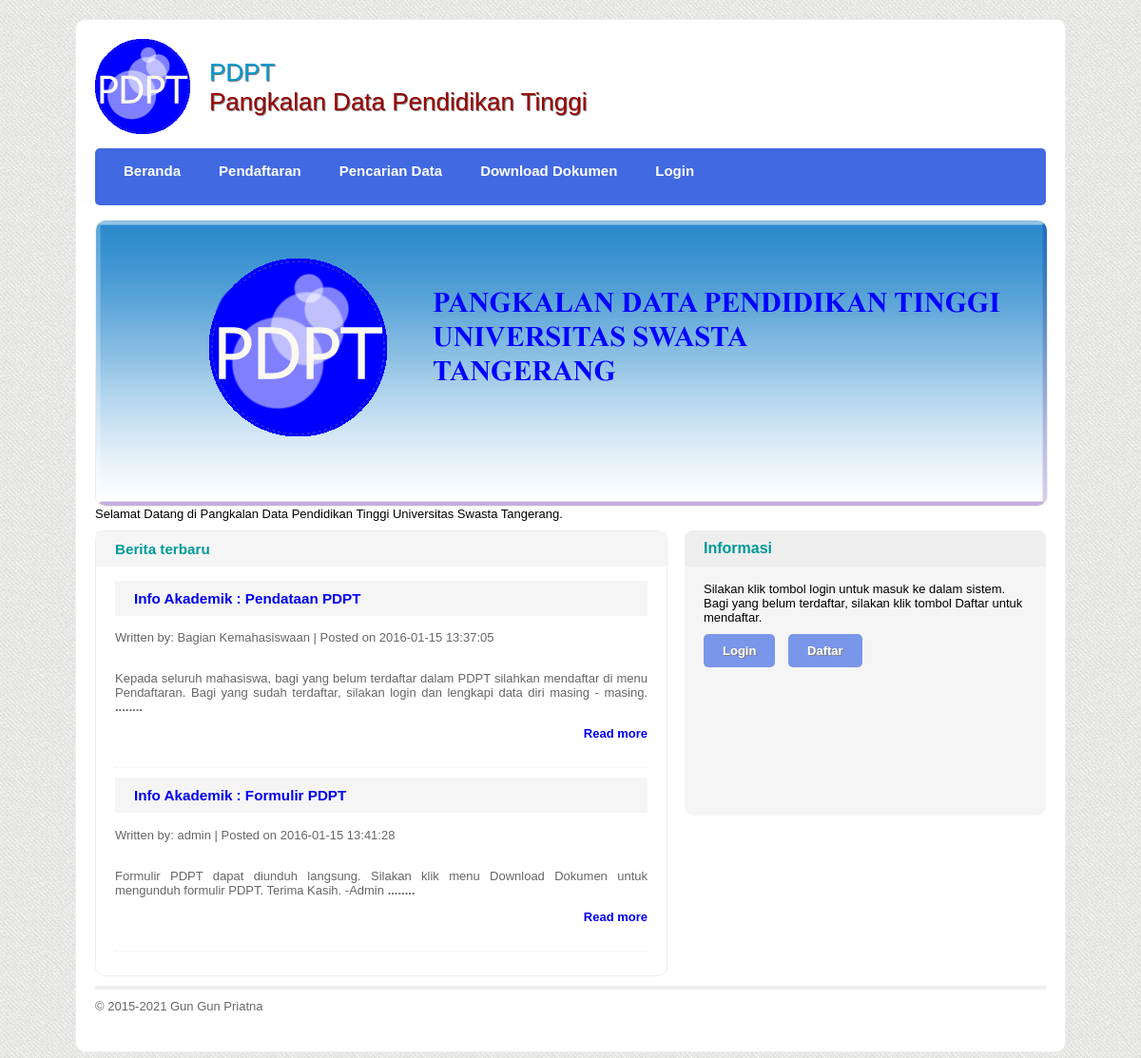
The page / on the database its author committed.
### tables this page shows
CREATE TABLE `berita` (
  `id_berita` int(11) NOT NULL,
  `judul` varchar(500) NOT NULL,
  `slug` varchar(128) NOT NULL,
  `isi` text NOT NULL,
  `status_berita` varchar(20) NOT NULL,
  `id_user` int(11) NOT NULL,
  `tanggal` timestamp NOT NULL DEFAULT CURRENT_TIMESTAMP ON UPDATE CURRENT_TIMESTAMP,
  `nama` varchar(30) NOT NULL
);

### application/views/layout/wrapper.php (called while the page is built)
<?php
require_once('header.php');
require_once('konten.php');
require_once('footer.php');

### application/controllers/Home.php (called while the page is built, shortened)
<?php if ( ! defined('BASEPATH')) exit('No direct script access allowed');
class Home extends CI_Controller {
	public function __construct()
	{
		$this->load->model('pdpt_model');
		$this->load->library('pagination');
		$this->load->helper('download');
	}
	public function index()
	{
		$jumlah= $this->pdpt_model->jumlah_berita();
		$config['base_url'] = base_url().'index.php/home/index/';
		$config['total_rows'] = $jumlah;
		$config['per_page'] = 5;
		$dari = $this->uri->segment('3');
		$data=array('title'		=>'PDPT - Pangkalan Data Pendidikan Tinggi',
					'berita'	=> $this->pdpt_model->berita_home($config['per_page'],$dari),
					'isi'  		=>'home/index_home'
						);
		$this->load->view('layout/wrapper',$data);
	}
}

### index.php (called while the page is built, shortened)
<?php
require_once BASEPATH.'core/CodeIgniter.php';

### application/views/layout/konten.php (called while the page is built, shortened)
<?php
if($isi){
	$this->load->view($isi);
}

### application/config/config.php (called while the page is built, shortened)
<?php
$config['base_url'] = 'http://localhost/dikti/';
$config['index_page'] = 'index.php';
$config['uri_protocol']	= 'REQUEST_URI';
$config['url_suffix'] = '';
$config['language']	= 'english';
$config['charset'] = 'UTF-8';
$config['enable_hooks'] = FALSE;
$config['subclass_prefix'] = 'MY_';
$config['composer_autoload'] = FALSE;
$config['permitted_uri_chars'] = 'a-z 0-9~%.:_\-';
$config['allow_get_array'] = TRUE;
$config['enable_query_strings'] = FALSE;
$config['controller_trigger'] = 'c';
$config['function_trigger'] = 'm';
$config['directory_trigger'] = 'd';
$config['log_threshold'] = 0;
$config['log_path'] = '';
$config['log_file_extension'] = '';
$config['log_file_permissions'] = 0644;
$config['log_date_format'] = 'Y-m-d H:i:s';
$config['error_views_path'] = '';
$config['cache_path'] = '';
$config['cache_query_string'] = FALSE;
$config['encryption_key'] = 'semogasuksesselalu';
$config['sess_driver'] = 'files';
$config['sess_cookie_name'] = 'ci_session';
$config['sess_expiration'] = 7200;
$config['sess_save_path'] = NULL;
$config['sess_match_ip'] = FALSE;
$config['sess_time_to_update'] = 300;
$config['sess_regenerate_destroy'] = FALSE;
$config['cookie_prefix']	= '';
$config['cookie_domain']	= '';
$config['cookie_path']		= '/';
$config['cookie_secure']	= FALSE;
$config['cookie_httponly'] 	= FALSE;
$config['standardize_newlines'] = FALSE;
$config['global_xss_filtering'] = FALSE;
$config['csrf_protection'] = FALSE;
$config['csrf_token_name'] = 'csrf_test_name';
$config['csrf_cookie_name'] = 'csrf_cookie_name';
$config['csrf_expire'] = 7200;
$config['csrf_regenerate'] = TRUE;
$config['csrf_exclude_uris'] = array();
$config['compress_output'] = FALSE;
$config['time_reference'] = 'local';
$config['rewrite_short_tags'] = FALSE;
$config['proxy_ips'] = '';

### application/models/Pdpt_model.php (called while the page is built, shortened)
<?php
class Pdpt_model extends CI_Model {
	function berita_home($sampai,$dari)
	{
		$this->db->where('status_berita','Publish');
		$this->db->order_by('id_berita','DESC');
		return $this->db->get('berita',$sampai,$dari)->result_array();
	}
	function jumlah_berita()
	{
		$this->db->where('status_berita','Publish');
		return $this->db->get('berita')->num_rows();
	}
}

### application/views/home/index_home.php (the view, shortened to what this page needs)
<div class="konten">
    <div class="slider"><img src="<?php echo base_url(); ?>assets/images/banner.png"></div>
    <marquee>Selamat Datang di Pangkalan Data Pendidikan Tinggi Universitas Swasta Tangerang.
	</marquee>
  </div>
    <div class="konten">
      <div class="posting">
        <h3>Berita terbaru</h3>
        <?php foreach($berita as $list) { ?>
        <div class="ringkasan">
          <h3><a href="<?php echo base_url() ?>index.php/home/read/<?php echo $list['slug']; ?>"><?php echo $list['judul']; ?></a></h3>
		  <p>Written by: <?php echo $list['nama']; ?> | Posted on <?php echo $list['tanggal']; ?></p>
			<?php
				echo "<br>".strip_tags(substr($list['isi'],0,200))."<b>"." ........";
			?>
			<br><p align=right><a href="<?php echo base_url() ?>index.php/home/read/<?php echo $list['slug']; ?>" >&nbsp;Read more</a></b></p><br>
        </div>
		<?php }
			echo "<br>";
		?>
      </div>
	  <div class="anggota">
          <h3>Informasi</h3>
		  <p>Silakan klik tombol login untuk masuk ke dalam sistem. Bagi yang belum terdaftar, silakan klik tombol Daftar untuk mendaftar.</p>
		  <p>
			<a href="<?php echo base_url(); ?>index.php/login" class="tambah">Login</a>
			<a href="<?php echo base_url(); ?>index.php/home/pendaftaran" class="tambah">Daftar</a>
		  </p>
      </div>
    </div>

### application/views/layout/header.php (shortened to what this page needs)
<!doctype html>
<html>
<head>
<link href="<?php echo base_url(); ?>assets/css/style.css" rel="stylesheet" type="text/css">
</head>
<body>
<div id="wrapper">
 <header>
    	<div id="logo"><a href="<?php echo base_url(); ?>"><img src="<?php echo base_url(); ?>assets/images/pdpt.png" width="400" height="400"></a></div>
        <div id="nama"><span class="nama">PDPT</span><br>
        <span class="aipni">Pangkalan Data Pendidikan Tinggi</span>
		</div>
  </header>
<nav>
  	<ul>
    	<li><a href="<?php echo base_url(); ?>">Beranda</a></li>
        <li><a href="<?php echo base_url(); ?>index.php/home/pendaftaran">Pendaftaran</a></li>
		<li><a href="<?php echo base_url(); ?>index.php/home/pencarian">Pencarian Data</a></li>
        <li><a href="<?php echo site_url();?>/home/download">Download Dokumen</a></li>
		<li><a href="<?php echo site_url(); ?>/login">Login</a></li>
    </ul>
  </nav>

### application/views/layout/footer.php (shortened to what this page needs)
    <footer><a href="http://www.facebook.com/gungun.priatna" target="_blank"> &copy; 2015-<?php echo date("Y")?> Gun Gun Priatna </footer></div>
</body>
</html>

### assets/css/style.css (style rules this page uses)
body { background-image:url(../images/img/bg.jpg); padding: 0; margin: 0; font-family: "Lucida Sans Unicode", "Lucida Grande", sans-serif; font-size: 13px; }
a, a:visited { text-decoration: none; }
#wrapper { width: 1000px; padding: 20px; margin: 20px auto; background-color: #FFF; border: solid thin #EEE; border-radius: 10px; }
header { min-height: 100px; }
header #logo { width: 100px; height: 100px; float: left; }
header #logo img { width: 100px; height: auto; }
header #nama { width: 880px; float: right; padding: 20px 0; font-size: 26px; }
.nama { color: #09C; text-shadow: 1px 1px gray; }
.aipni { color: #900; text-shadow: 1px 1px gray; }
nav { background-color:#4169E1; border-radius: 5px; margin: 15px 0; height: 50px; color: #FFF; padding: 5px 10px; }
nav ul { padding: 0; margin: 0; float: left; }
nav ul li { float: left; display: inline-block; height: 50px; margin: 0; padding: 0; }
nav ul li a, nav ul li a:visited { padding: 10px 20px; height: 30px; color: #FFF; float: left; font-size: 15px; font-weight: bold; }
.konten { min-height: 200px; height: auto; }
.slider { height: 300px; width: 100%; background-color: #FFC; float: left; border-radius: 10px; border: solid 1px #EEE; }
.slider img { width: 100%; height: 300px; border-radius: 10px; }
.anggota { min-height: 300px; background-color: #F5F5F5; width: 380px; float: right; border-radius: 10px; }
.anggota h3 { background-color: #EEE; color: #099; padding: 10px 20px; border-radius: 8px 8px 0 0; margin-top: 0; font-size: 16px; }
.anggota p { margin: 10px 20px; }
.posting { float: left; width: 600px; min-height: 300px; height: auto; border: solid 1px #EEE; border-radius: 10px; color: #666; text-align: justify; }
.posting h3 { padding: 10px 20px; margin-top: 0; background-color: #F5F5F5; color: #099; }
.posting .ringkasan { margin: 10px 20px; }
.ringkasan { display: block; clear: both; border-bottom: dotted thin #EEE; }
#login input[type='submit'], #login input[type='reset'], .myform input[type='submit'], .myform input[type='reset'], a.tambah, a:visited.tambah { background-color: #4169E1; color:#fff; padding: 10px 20px; border:none; border-radius: 5px; cursor:pointer; font-weight:bold; text-shadow: 1px 1px gray; margin-right:10px; margin-bottom: 20px; display: inline-block; }
#login input[type='submit']:hover, #login input[type='reset']:hover, .myform input[type='submit']:hover, .myform input[type='reset']:hover, a.tambah, a:hover.tambah { background-color:#7A96EA; }
footer { padding-top: 10px; padding-bottom: 20px; border-top: solid 4px #EEE; color: #666; }
footer a, footer a:visited { color: #666; }

### rows shown on the page
berita: judul "Info Akademik : Pendataan PDPT", nama "Bagian Kemahasiswaan", tanggal "2016-01-15 13:37:05", isi "Kepada seluruh mahasiswa, bagi yang belum terdaftar dalam PDPT silahkan mendaftar di menu Pendaftaran. Bagi yang sudah terdaftar, silakan login dan lengkapi data diri masing - masing."
berita: judul "Info Akademik : Formulir PDPT", nama "admin", tanggal "2016-01-15 13:41:28", isi "Formulir PDPT dapat diunduh langsung. Silakan klik menu Download Dokumen untuk mengunduh formulir PDPT. Terima Kasih. -Admin"
